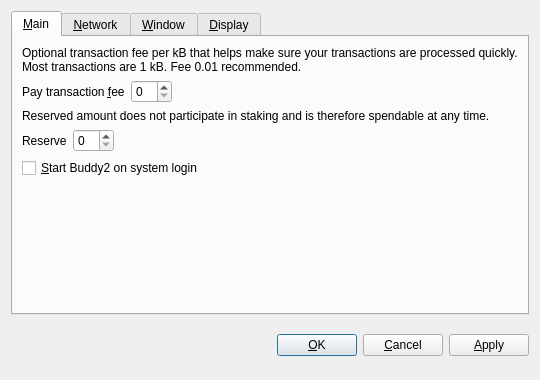
<?xml version="1.0" encoding="UTF-8"?>
<ui version="4.0">
 <class>OptionsDialog</class>
 <widget class="QDialog" name="OptionsDialog">
  <property name="geometry">
   <rect>
    <x>0</x>
    <y>0</y>
    <width>540</width>
    <height>380</height>
   </rect>
  </property>
  <property name="windowTitle">
   <string>Options</string>
  </property>
  <property name="modal">
   <bool>true</bool>
  </property>
  <layout class="QVBoxLayout" name="verticalLayout">
   <item>
    <widget class="QTabWidget" name="tabWidget">
     <property name="tabPosition">
      <enum>QTabWidget::North</enum>
     </property>
     <property name="currentIndex">
      <number>0</number>
     </property>
     <widget class="QWidget" name="tabMain">
      <attribute name="title">
       <string>&amp;Main</string>
      </attribute>
      <layout class="QVBoxLayout" name="verticalLayout_Main">
       <item>
        <widget class="QLabel" name="transactionFeeInfoLabel">
         <property name="text">
          <string>Optional transaction fee per kB that helps make sure your transactions are processed quickly. Most transactions are 1 kB. Fee 0.01 recommended.</string>
         </property>
         <property name="textFormat">
          <enum>Qt::PlainText</enum>
         </property>
         <property name="wordWrap">
          <bool>true</bool>
         </property>
        </widget>
       </item>
       <item>
        <layout class="QHBoxLayout" name="horizontalLayoutFee">
         <item>
          <widget class="QLabel" name="transactionFeeLabel">
           <property name="text">
            <string>Pay transaction &amp;fee</string>
           </property>
           <property name="textFormat">
            <enum>Qt::PlainText</enum>
           </property>
           <property name="buddy">
            <cstring>transactionFee</cstring>
           </property>
          </widget>
         </item>
         <item>
          <widget class="BitcoinAmountField" name="transactionFee"/>
         </item>
         <item>
          <spacer name="horizontalSpacerFee">
           <property name="orientation">
            <enum>Qt::Horizontal</enum>
           </property>
           <property name="sizeHint" stdset="0">
            <size>
             <width>40</width>
             <height>20</height>
            </size>
           </property>
          </spacer>
         </item>
        </layout>
       </item>
       <item>
        <widget class="QLabel" name="reserveBalanceInfoLabel">
         <property name="text">
          <string>Reserved amount does not participate in staking and is therefore spendable at any time.</string>
         </property>
         <property name="textFormat">
          <enum>Qt::PlainText</enum>
         </property>
         <property name="wordWrap">
          <bool>true</bool>
         </property>
        </widget>
       </item>
       <item>
        <layout class="QHBoxLayout" name="horizontalLayoutReserveBalance">
         <item>
          <widget class="QLabel" name="reserveBalanceLabel">
           <property name="text">
            <string>Reserve</string>
           </property>
           <property name="textFormat">
            <enum>Qt::PlainText</enum>
           </property>
           <property name="buddy">
            <cstring>reserveBalance</cstring>
           </property>
          </widget>
         </item>
         <item>
          <widget class="BitcoinAmountField" name="reserveBalance"/>
         </item>
         <item>
          <spacer name="horizontalSpacerReserveBalance">
           <property name="orientation">
            <enum>Qt::Horizontal</enum>
           </property>
           <property name="sizeHint" stdset="0">
            <size>
             <width>40</width>
             <height>20</height>
            </size>
           </property>
          </spacer>
         </item>
        </layout>
       </item>
       <item>
        <widget class="QCheckBox" name="bitcoinAtStartup">
         <property name="toolTip">
          <string>Automatically start Buddy2 after logging in to the system.</string>
         </property>
         <property name="text">
          <string>&amp;Start Buddy2 on system login</string>
         </property>
        </widget>
       </item>
       <item>
        <spacer name="verticalSpacer_Main">
         <property name="orientation">
          <enum>Qt::Vertical</enum>
         </property>
         <property name="sizeHint" stdset="0">
          <size>
           <width>20</width>
           <height>40</height>
          </size>
         </property>
        </spacer>
       </item>
      </layout>
     </widget>
     <widget class="QWidget" name="tabNetwork">
      <attribute name="title">
       <string>&amp;Network</string>
      </attribute>
      <layout class="QVBoxLayout" name="verticalLayout_Network">
       <item>
        <widget class="QCheckBox" name="mapPortUpnp">
         <property name="toolTip">
          <string>Automatically open the Buddy2 client port on the router. This only works when your router supports UPnP and it is enabled.</string>
         </property>
         <property name="text">
          <string>Map port using &amp;UPnP</string>
         </property>
        </widget>
       </item>
       <item>
        <widget class="QCheckBox" name="connectSocks">
         <property name="toolTip">
          <string>Connect to the Buddy2 network through a SOCKS proxy (e.g. when connecting through Tor).</string>
         </property>
         <property name="text">
          <string>&amp;Connect through SOCKS proxy:</string>
         </property>
        </widget>
       </item>
       <item>
        <layout class="QHBoxLayout" name="horizontalLayout_Network">
         <item>
          <widget class="QLabel" name="proxyIpLabel">
           <property name="text">
            <string>Proxy &amp;IP:</string>
           </property>
           <property name="textFormat">
            <enum>Qt::PlainText</enum>
           </property>
           <property name="buddy">
            <cstring>proxyIp</cstring>
           </property>
          </widget>
         </item>
         <item>
          <widget class="QValidatedLineEdit" name="proxyIp">
           <property name="maximumSize">
            <size>
             <width>140</width>
             <height>16777215</height>
            </size>
           </property>
           <property name="toolTip">
            <string>IP address of the proxy (e.g. 127.0.0.1)</string>
           </property>
          </widget>
         </item>
         <item>
          <widget class="QLabel" name="proxyPortLabel">
           <property name="text">
            <string>&amp;Port:</string>
           </property>
           <property name="textFormat">
            <enum>Qt::PlainText</enum>
           </property>
           <property name="buddy">
            <cstring>proxyPort</cstring>
           </property>
          </widget>
         </item>
         <item>
          <widget class="QLineEdit" name="proxyPort">
           <property name="maximumSize">
            <size>
             <width>55</width>
             <height>16777215</height>
            </size>
           </property>
           <property name="toolTip">
            <string>Port of the proxy (e.g. 9050)</string>
           </property>
          </widget>
         </item>
         <item>
          <widget class="QLabel" name="socksVersionLabel">
           <property name="text">
            <string>SOCKS &amp;Version:</string>
           </property>
           <property name="textFormat">
            <enum>Qt::PlainText</enum>
           </property>
           <property name="buddy">
            <cstring>socksVersion</cstring>
           </property>
          </widget>
         </item>
         <item>
          <widget class="QValueComboBox" name="socksVersion">
           <property name="toolTip">
            <string>SOCKS version of the proxy (e.g. 5)</string>
           </property>
          </widget>
         </item>
         <item>
          <spacer name="horizontalSpacer_Network">
           <property name="orientation">
            <enum>Qt::Horizontal</enum>
           </property>
           <property name="sizeHint" stdset="0">
            <size>
             <width>40</width>
             <height>20</height>
            </size>
           </property>
          </spacer>
         </item>
        </layout>
       </item>
       <item>
        <spacer name="verticalSpacer_Network">
         <property name="orientation">
          <enum>Qt::Vertical</enum>
         </property>
         <property name="sizeHint" stdset="0">
          <size>
           <width>20</width>
           <height>40</height>
          </size>
         </property>
        </spacer>
       </item>
      </layout>
     </widget>
     <widget class="QWidget" name="tabWindow">
      <attribute name="title">
       <string>&amp;Window</string>
      </attribute>
      <layout class="QVBoxLayout" name="verticalLayout_Window">
       <item>
        <widget class="QCheckBox" name="minimizeToTray">
         <property name="toolTip">
          <string>Show only a tray icon after minimizing the window.</string>
         </property>
         <property name="text">
          <string>&amp;Minimize to the tray instead of the taskbar</string>
         </property>
        </widget>
       </item>
       <item>
        <widget class="QCheckBox" name="minimizeOnClose">
         <property name="toolTip">
          <string>Minimize instead of exit the application when the window is closed. When this option is enabled, the application will be closed only after selecting Quit in the menu.</string>
         </property>
         <property name="text">
          <string>M&amp;inimize on close</string>
         </property>
        </widget>
       </item>
       <item>
        <spacer name="verticalSpacer_Window">
         <property name="orientation">
          <enum>Qt::Vertical</enum>
         </property>
         <property name="sizeHint" stdset="0">
          <size>
           <width>20</width>
           <height>40</height>
          </size>
         </property>
        </spacer>
       </item>
      </layout>
     </widget>
     <widget class="QWidget" name="tabDisplay">
      <attribute name="title">
       <string>&amp;Display</string>
      </attribute>
      <layout class="QVBoxLayout" name="verticalLayout_Display">
       <item>
        <layout class="QHBoxLayout" name="horizontalLayout_1_Display">
         <item>
          <widget class="QLabel" name="langLabel">
           <property name="text">
            <string>User Interface &amp;language:</string>
           </property>
           <property name="textFormat">
            <enum>Qt::PlainText</enum>
           </property>
           <property name="buddy">
            <cstring>lang</cstring>
           </property>
          </widget>
         </item>
         <item>
          <widget class="QValueComboBox" name="lang">
           <property name="toolTip">
            <string>The user interface language can be set here. This setting will take effect after restarting Buddy2.</string>
           </property>
          </widget>
         </item>
        </layout>
       </item>
       <item>
        <layout class="QHBoxLayout" name="horizontalLayout_2_Display">
         <item>
          <widget class="QLabel" name="unitLabel">
           <property name="text">
            <string>&amp;Unit to show amounts in:</string>
           </property>
           <property name="textFormat">
            <enum>Qt::PlainText</enum>
           </property>
           <property name="buddy">
            <cstring>unit</cstring>
           </property>
          </widget>
         </item>
         <item>
          <widget class="QValueComboBox" name="unit">
           <property name="toolTip">
            <string>Choose the default subdivision unit to show in the interface and when sending coins.</string>
           </property>
          </widget>
         </item>
        </layout>
       </item>
       <item>
        <widget class="QCheckBox" name="displayAddresses">
         <property name="toolTip">
          <string>Whether to show Buddy2 addresses in the transaction list or not.</string>
         </property>
         <property name="text">
          <string>&amp;Display addresses in transaction list</string>
         </property>
        </widget>
       </item>
       <item>
        <widget class="QCheckBox" name="coinControlFeatures">
         <property name="toolTip">
          <string>Whether to show coin control features or not.</string>
         </property>
         <property name="text">
          <string>Display coin &amp;control features (experts only!)</string>
         </property>
        </widget>
       </item>
       <item>
        <spacer name="verticalSpacer_Display">
         <property name="orientation">
          <enum>Qt::Vertical</enum>
         </property>
         <property name="sizeHint" stdset="0">
          <size>
           <width>20</width>
           <height>40</height>
          </size>
         </property>
        </spacer>
       </item>
      </layout>
     </widget>
    </widget>
   </item>
   <item>
    <layout class="QHBoxLayout" name="horizontalLayout_Buttons">
     <item>
      <spacer name="horizontalSpacer_1">
       <property name="orientation">
        <enum>Qt::Horizontal</enum>
       </property>
       <property name="sizeHint" stdset="0">
        <size>
         <width>40</width>
         <height>48</height>
        </size>
       </property>
      </spacer>
     </item>
     <item>
      <widget class="QLabel" name="statusLabel">
       <property name="font">
        <font>
         <weight>75</weight>
         <bold>true</bold>
        </font>
       </property>
       <property name="text">
        <string/>
       </property>
       <property name="textFormat">
        <enum>Qt::PlainText</enum>
       </property>
       <property name="wordWrap">
        <bool>true</bool>
       </property>
      </widget>
     </item>
     <item>
      <spacer name="horizontalSpacer_2">
       <property name="orientation">
        <enum>Qt::Horizontal</enum>
       </property>
       <property name="sizeHint" stdset="0">
        <size>
         <width>40</width>
         <height>48</height>
        </size>
       </property>
      </spacer>
     </item>
     <item>
      <widget class="QPushButton" name="okButton">
       <property name="text">
        <string>&amp;OK</string>
       </property>
      </widget>
     </item>
     <item>
      <widget class="QPushButton" name="cancelButton">
       <property name="text">
        <string>&amp;Cancel</string>
       </property>
       <property name="autoDefault">
        <bool>false</bool>
       </property>
      </widget>
     </item>
     <item>
      <widget class="QPushButton" name="applyButton">
       <property name="text">
        <string>&amp;Apply</string>
       </property>
       <property name="autoDefault">
        <bool>false</bool>
       </property>
      </widget>
     </item>
    </layout>
   </item>
  </layout>
 </widget>
 <customwidgets>
  <customwidget>
   <class>BitcoinAmountField</class>
   <extends>QSpinBox</extends>
   <header>bitcoinamountfield.h</header>
  </customwidget>
  <customwidget>
   <class>QValueComboBox</class>
   <extends>QComboBox</extends>
   <header>qvaluecombobox.h</header>
  </customwidget>
  <customwidget>
   <class>QValidatedLineEdit</class>
   <extends>QLineEdit</extends>
   <header>qvalidatedlineedit.h</header>
  </customwidget>
 </customwidgets>
 <resources/>
 <connections/>
</ui>
